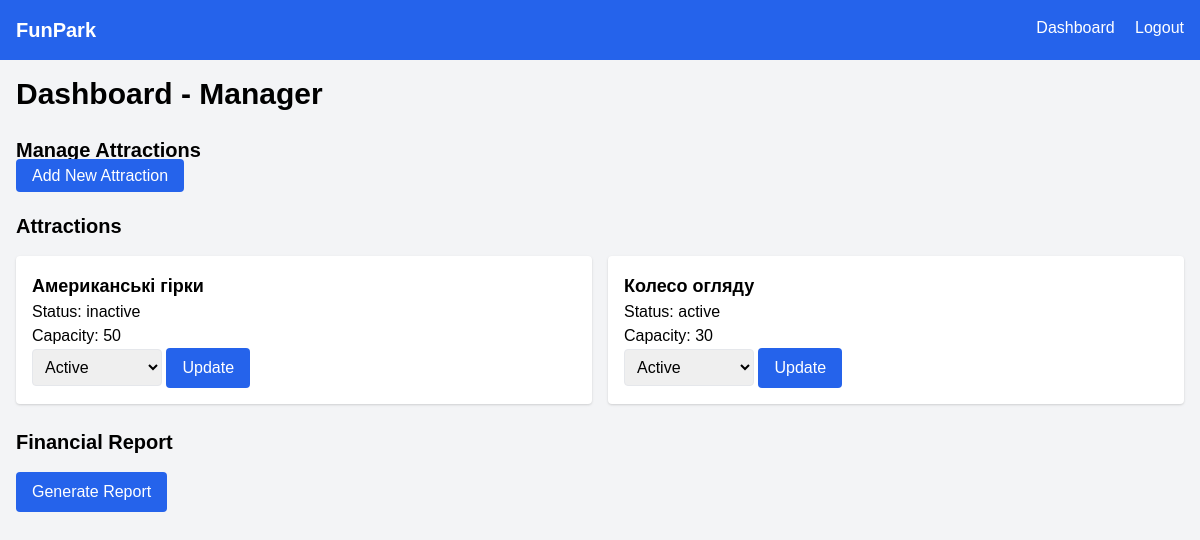
Page /dashboard (signed in) on the earlier database version.
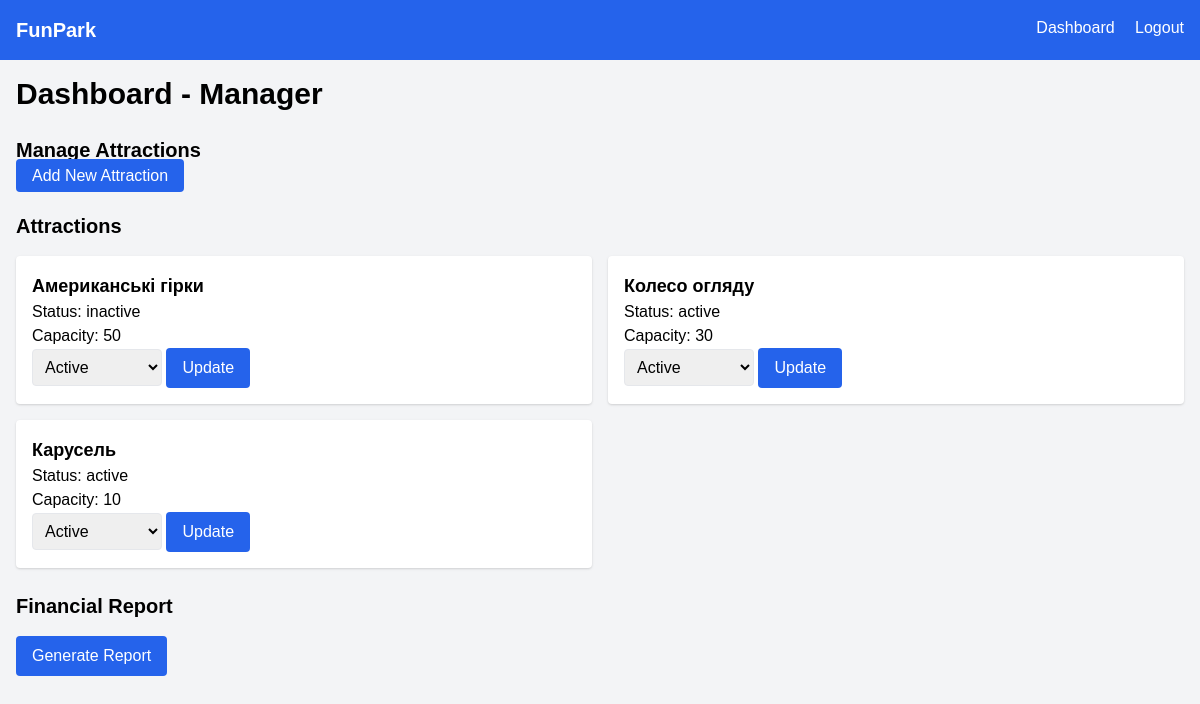
Same page on the later database version.
### models.py (models this page shows)
class Attraction(db.Model):
    id = db.Column(db.Integer, primary_key=True)
    name = db.Column(db.String(100), nullable=False)
    status = db.Column(db.String(20), default='active')  # active, maintenance, inactive
    capacity = db.Column(db.Integer, nullable=False)

### app.py (the view)
@app.route('/dashboard')
def dashboard():
    if 'user_id' not in session:
        return redirect(url_for('login'))
    role = session['role']
    attractions = Attraction.query.all()
    if role == 'manager':
        tickets = Ticket.query.all()
        transactions = Transaction.query.all()
        return render_template('dashboard.html', role=role, attractions=attractions, tickets=tickets, transactions=transactions)
    elif role == 'cashier':
        return render_template('dashboard.html', role=role, attractions=attractions)
    elif role == 'technician':
        maintenance_records = MaintenanceRecord.query.all()
        return render_template('dashboard.html', role=role, attractions=attractions, maintenance_records=maintenance_records)
    return render_template('dashboard.html', role=role, attractions=attractions)

### templates/dashboard.html (shortened to what this page needs)
{% extends 'base.html' %}
{% block content %}
<h1 class="text-3xl font-bold mb-6">Dashboard - {{ role | capitalize }}</h1>
{% if role == 'manager' %}
<div class="mb-6">
    <h2 class="text-xl font-bold">Manage Attractions</h2>
    <a href="{{ url_for('add_attraction') }}" class="bg-blue-600 text-white px-4 py-2 rounded hover:bg-blue-700">Add New Attraction</a>
</div>
{% endif %}
<h2 class="text-xl font-bold mb-4">Attractions</h2>
<div class="grid grid-cols-1 md:grid-cols-2 gap-4">
    {% for attraction in attractions %}
    <div class="bg-white p-4 rounded shadow">
        <h3 class="text-lg font-bold">{{ attraction.name }}</h3>
        <p>Status: {{ attraction.status }}</p>
        <p>Capacity: {{ attraction.capacity }}</p>
        {% if role in ['technician', 'manager'] %}
        <form method="POST" action="{{ url_for('update_attraction', id=attraction.id) }}">
            <select name="status" class="p-2 border rounded">
                <option value="active">Active</option>
            </select>
            <button type="submit" class="bg-blue-600 text-white px-4 py-2 rounded hover:bg-blue-700">Update</button>
        </form>
        {% endif %}
    </div>
    {% endfor %}
</div>
{% if role == 'manager' %}
<div class="mt-6">
    <h2 class="text-xl font-bold mb-4">Financial Report</h2>
    <button onclick="fetchReport()" class="bg-blue-600 text-white px-4 py-2 rounded hover:bg-blue-700">Generate Report</button>
</div>
{% endif %}
{% endblock %}

### templates/base.html (shortened to what this page needs)
<!DOCTYPE html>
<html lang="en">
<head>
    <link href="https://cdn.jsdelivr.net/npm/tailwindcss@2.2.19/dist/tailwind.min.css" rel="stylesheet">
    <link rel="stylesheet" href="{{ url_for('static', filename='css/styles.css') }}">
</head>
<body class="bg-gray-100">
<nav class="bg-blue-600 p-4 text-white">
    <div class="container mx-auto flex justify-between">
        <a href="{{ url_for('index') }}" class="text-xl font-bold">FunPark</a>
        <div>
            {% if session.user_id %}
            <a href="{{ url_for('dashboard') }}" class="mr-4">Dashboard</a>
            <a href="{{ url_for('login') }}">Logout</a>
            {% else %}
            <a href="{{ url_for('login') }}">Login</a>
            {% endif %}
        </div>
    </div>
</nav>
<div class="container mx-auto p-4">
    {% block content %}{% endblock %}
</div>
</body>
</html>

### static/css/styles.css (style rules this page uses)
body { font-family: Arial, sans-serif; }
.container { max-width: 1200px; }

Differences in the rows shown:
added Attraction: name "Карусель", status "active", capacity "10"
